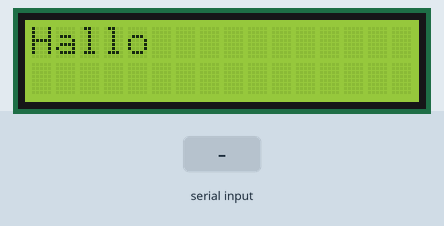
Bench run of a sketch on a simulated Arduino Uno, built with avr-gcc and run on an emulated ATmega328P. Parts: 16×2 character LCD. Inputs (shaded band) come from the test bench.

Above: at 1.2 s.
1.3 s: "1" received over Serial
At 3.6 s:
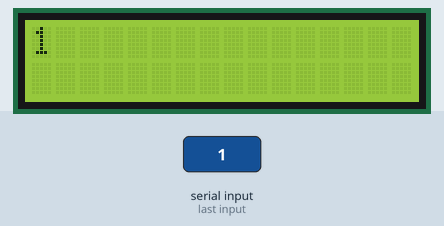
4.3 s: "0" received over Serial
At 7.1 s:
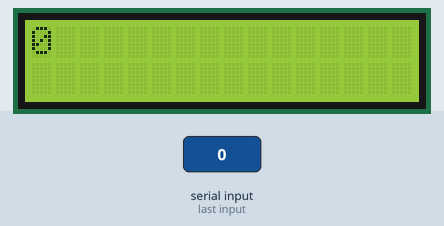
7.3 s: "2" received over Serial
At 10.6 s:
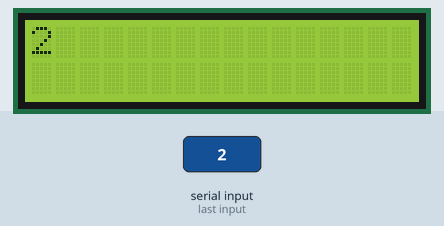
Timing chart, 0 to 12.1 s (numbered marks = the images above; inputs shaded):
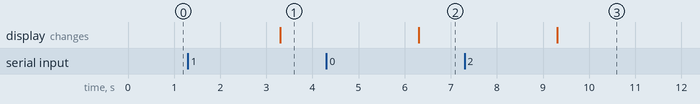

The sketch:

nomer_6.ino
```cpp
#include <LiquidCrystal.h>
LiquidCrystal lcd(12, 11, 5, 4, 3, 2);//C:\\Users\\USER\\AppData\\Local\\Temp\\arduino_build_778274/nomer_6.ino.hex
int tombol=10;
void setup(){
lcd.begin(16, 2);
Serial.begin(9600);
lcd.print("Hallo");
pinMode(tombol,INPUT);
}
void loop()
{
if (Serial.available()) {//Jika terdapat serial monitor yang terdeteksi
delay(2000);
lcd.clear();
while (Serial.available() > 0) {//melakukan perulangan selama serial monitor tersedia
lcd.write(Serial.read());//menampilkan pada lcd data yang ada pada monitor serial
}
}
}
```

Measured:
- after the input at 1.3 s, the display: changes after 2.0 s (image 1)
- after the input at 4.3 s, the display: changes after 2.0 s (image 2)
- after the input at 7.3 s, the display: changes after 2.0 s (image 3)
